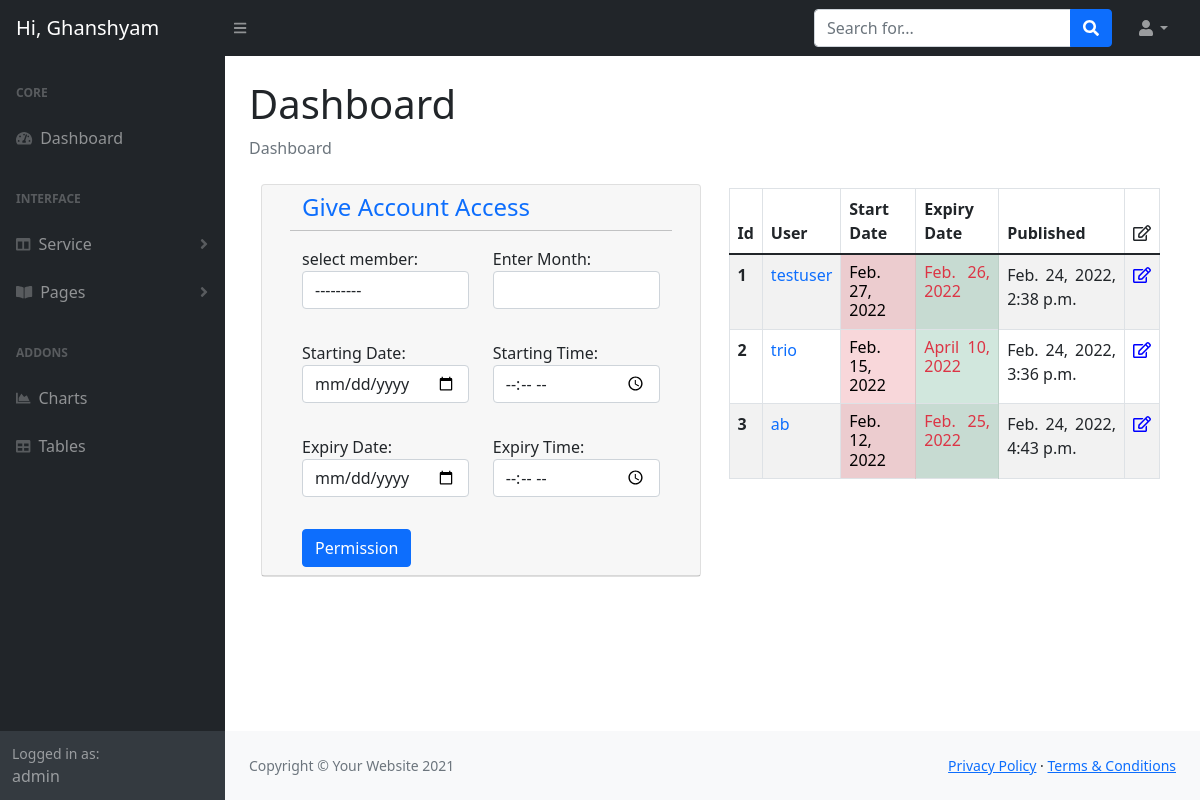
/myadmin/give-access/ (signed in), run on the app's committed database.
### adminapp/models.py (models this page shows)
class Account_access(models.Model):
    user = models.ForeignKey(User, on_delete=models.CASCADE)
    month = models.PositiveIntegerField()
    set_date = models.DateField(max_length=100)
    set_time = models.TimeField()
    ex_date = models.DateField(max_length=100)
    ex_time = models.TimeField()
    fdate = models.DateTimeField(auto_now_add=True)

### adminapp/views.py (the view)
# urls.py: path('give-access/',views.give_access,name='access'),
@user_passes_test(lambda u : u.is_superuser, login_url='/')
def give_access(request):
    if request.method == 'POST':
        fm = Access_form(request.POST)
        if fm.is_valid():
            us = fm.cleaned_data['user']
            mo = fm.cleaned_data['month']
            sd = fm.cleaned_data['set_date']
            st = fm.cleaned_data['set_time']
            ed = fm.cleaned_data['ex_date']
            et = fm.cleaned_data['ex_time']
            if Account_access.objects.filter(user=us).exists():
                messages.success(request,f'''{us} alredy exists''')
            else:
                data = Account_access(user=us,month=mo,set_date=sd,set_time=st,ex_date=ed,ex_time=et)
                data.save()
                fm = Access_form()
                messages.success(request,'data saves carefully')
    else:
        fm = Access_form()
    data = Account_access.objects.all()
    context = {'form':fm,'data':data}
    return render(request,'adminapp/access.html',context)

### adminapp/templates/adminapp/access.html (shortened to what this page needs)
{% extends "adminapp/admin_home.html" %} {% load static %}
{% block start %} {% endblock start %} {% block main %}
<div class="container">
  <div class="row">
    <div class="col-sm-6">
      <div class="card">
        <div class="card-header">
          <form action="" method="POST" novalidate>
            <div class="container">
              <div class="row">
                <h4 class="text-primary">Give Account Access</h4>
                <hr />
                <div class="col-sm-6">
                  <div class="">
                    {{form.user.label_tag}} {{form.user}}
                  </div>
                </div>
                <div class="col-sm-6">
                  <div class="">
                    {{form.month.label_tag}} {{form.month}}
                  </div>
                  <br />
                </div>
                <div class="col-sm-6">
                  <div class="">
                    {{form.set_date.label_tag}} {{form.set_date}}
                  </div>
                </div>
                <div class="col-sm-6">
                  <div class="">
                    {{form.set_time.label_tag}} {{form.set_time}}
                  </div>
                  <br />
                </div>
                <div class="col-sm-6">
                  <div class="">
                    {{form.ex_date.label_tag}} {{form.ex_date}}
                  </div>
                </div>
                <div class="col-sm-6">
                  <div class="">
                    {{form.ex_time.label_tag}} {{form.ex_time}}
                  </div>
                  <br />
                </div>
              </div>
              <button type="submit" class="btn btn-primary">Permission</button>
            </div>
          </form>
        </div>
      </div>
    </div>
    <div class="col-sm-6">
        <div class="scroll">
            <div class="table-responsive">
                <table class="table table-striped table-bordered table-hover">
                    <thead>
                      <tr>
                        <th scope="col">Id</th>
                        <th scope="col">User</th>
                        <th scope="col">Start Date</th>
                        <th scope="col">Expiry Date</th>
                        <th scope="col">Published</th>
                        <th scope="col"><i class="far fa-edit"></i></th>
                      </tr>
                    </thead>
                    <tbody>
                        {% if data %}
                            {% for dt in data %}
                            <tr>
                              <th scope="row">{{forloop.counter}}</th>
                              <td><a href=" " class="h6" style="text-decoration: none;">{{dt.user}}</a></td>
                              <td class="table-danger h6">{{dt.set_date}}</td>
                              <td class="table-success text-danger h6">{{dt.ex_date}}</td>
                              <td>{{dt.fdate}}</td>
                              <td><a href="{% url 'up_access' dt.id %}"><i class="far fa-edit" style="color:blue;"></i></a></td>
                            </tr>
                            {% endfor %}
                        {% endif %}
                    </tbody>
                  </table>
            </div>
        </div>
    </div>
  </div>
</div>
{% endblock main %}

### adminapp/templates/adminapp/admin_home.html (shortened to what this page needs)
{% load static %}
<!DOCTYPE html>
<html lang="en">
    <head>
        <link href="https://cdn.jsdelivr.net/npm/simple-datatables@latest/dist/style.css" rel="stylesheet" />
        <link href="{% static 'adminapp/css/mystyles.css' %}" rel="stylesheet" />
    </head>
    <body class="sb-nav-fixed">
        <nav class="sb-topnav navbar navbar-expand navbar-dark bg-dark">
            <a class="navbar-brand ps-3" href="index.html">Hi, Ghanshyam</a>
            <button class="btn btn-link btn-sm order-1 order-lg-0 me-4 me-lg-0" id="sidebarToggle" href="#!"><i class="fas fa-bars"></i></button>
            <form class="d-none d-md-inline-block form-inline ms-auto me-0 me-md-3 my-2 my-md-0">
                <div class="input-group">
                    <input class="form-control" type="text" placeholder="Search for..." aria-label="Search for..." aria-describedby="btnNavbarSearch" />
                    <button class="btn btn-primary" id="btnNavbarSearch" type="button"><i class="fas fa-search"></i></button>
                </div>
            </form>
            <ul class="navbar-nav ms-auto ms-md-0 me-3 me-lg-4">
                <li class="nav-item dropdown">
                    <a class="nav-link dropdown-toggle" id="navbarDropdown" href="#" role="button" data-bs-toggle="dropdown" aria-expanded="false"><i class="fas fa-user fa-fw"></i></a>
                </li>
            </ul>
        </nav>
        <div id="layoutSidenav">
            <div id="layoutSidenav_nav">
                <nav class="sb-sidenav accordion sb-sidenav-dark" id="sidenavAccordion">
                    <div class="sb-sidenav-menu">
                        <div class="nav">
                            <div class="sb-sidenav-menu-heading">Core</div>
                            <a class="nav-link" href="{% url 'home' %}">
                                <div class="sb-nav-link-icon"><i class="fas fa-tachometer-alt"></i></div>
                                Dashboard
                            </a>
                            <div class="sb-sidenav-menu-heading">Interface</div>
                            <a class="nav-link collapsed" href="" data-bs-toggle="collapse" data-bs-target="#collapseLayouts" aria-expanded="false" aria-controls="collapseLayouts">
                                <div class="sb-nav-link-icon"><i class="fas fa-columns"></i></div>
                                Service
                                <div class="sb-sidenav-collapse-arrow"><i class="fas fa-angle-down"></i></div>
                            </a>
                            <a class="nav-link collapsed" href="#" data-bs-toggle="collapse" data-bs-target="#collapsePages" aria-expanded="false" aria-controls="collapsePages">
                                <div class="sb-nav-link-icon"><i class="fas fa-book-open"></i></div>
                                Pages
                                <div class="sb-sidenav-collapse-arrow"><i class="fas fa-angle-down"></i></div>
                            </a>
                            <div class="sb-sidenav-menu-heading">Addons</div>
                            <a class="nav-link" href="charts.html">
                                <div class="sb-nav-link-icon"><i class="fas fa-chart-area"></i></div>
                                Charts
                            </a>
                            <a class="nav-link" href="tables.html">
                                <div class="sb-nav-link-icon"><i class="fas fa-table"></i></div>
                                Tables
                            </a>
                        </div>
                    </div>
                    <div class="sb-sidenav-footer">
                        <div class="small">Logged in as:</div>
                        {{request.user}}
                    </div>
                </nav>
            </div>
            <div id="layoutSidenav_content">
                <main>
                    <div class="container-fluid px-4">
                        <h1 class="mt-4">Dashboard</h1>
                        <ol class="breadcrumb mb-4">
                            <li class="breadcrumb-item active">Dashboard</li>
                        </ol>
                        {% block main %}{% endblock main %}
                    </div>
                </main>
                <footer class="py-4 bg-light mt-auto">
                    <div class="container-fluid px-4">
                        <div class="d-flex align-items-center justify-content-between small">
                            <div class="text-muted">Copyright &copy; Your Website 2021</div>
                            <div>
                                <a href="#">Privacy Policy</a>
                                &middot;
                                <a href="#">Terms &amp; Conditions</a>
                            </div>
                        </div>
                    </div>
                </footer>
            </div>
        </div>
    </body>
</html>

### adminapp/templates/adminapp/access.html (style rules this page uses)
div.scroll { margin:4px, 4px; padding:4px; background-color: white; height: 400px; overflow-x: hidden; overflow-y: auto; text-align:justify; }

### data on the page
Account_access: user "testuser", set_date "Feb. 27, 2022", ex_date "Feb. 26, 2022", fdate "Feb. 24, 2022, 2:38 p.m."
Account_access: user "trio", set_date "Feb. 15, 2022", ex_date "April 10, 2022", fdate "Feb. 24, 2022, 3:36 p.m."
Account_access: user "ab", set_date "Feb. 12, 2022", ex_date "Feb. 25, 2022", fdate "Feb. 24, 2022, 4:43 p.m."

### other printed values
{{ request.user }} "admin"
